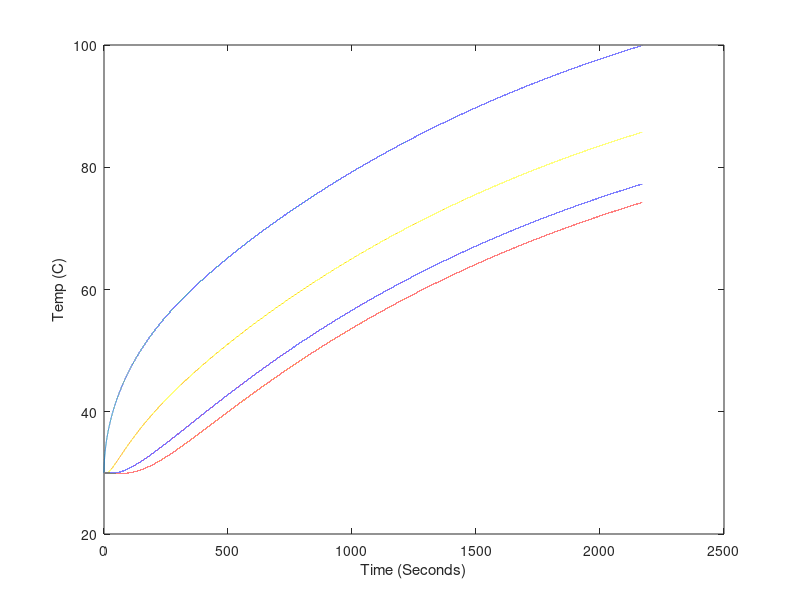

The MATLAB source for this figure: (Note: this script raises an error after producing the figure.)
%Constants for fit
kc = 6.1; %Convection coefficient of horizontal Al rod (W/(m^2K))
k = 166; %Constant of conductivity of Al (W/(mK))
e = 0.1; %Emmisivity of sandblasted Al rod
Cp = 857; %Specific heat capacity of Al (J/(K kg))
Pinl = 11.4; %Power into the left side of the rod (W)

%Number of steps
Nx = 130; %Number of steps in length
Nt = 100000; %Number of steps in time
t0 = 0; %Start time (s)
tf = 2170; %End time (s)
x0 = 0; %Start length (m)
xf = 0.3; %End length (m)

%Constants
a = 0.011; %Radius of the rod (m)
SBc = 5.67e-8; %Stefan-Boltzmann constant (W/(m^2K^4))
Tamb = 273+27; %Ambient temperature (K)
rho = 2.7e3; %Density of Al (kg/m^3)

%Calculated numbers
dx = (xf - x0)/(Nx);
dt = (tf - t0)/(Nt);
dT_convec = @(Tx) (kc*2*(Tx-Tamb)*dt)/(Cp*rho*a); %Temperature change due to convection (K)
dT_rad = @(Tx) (e*SBc*2*(Tx.^4-Tamb^4)*dt)/(Cp*rho*a); %Temperature change due to radiation (K)
dT_convec_end = @(Tx) (kc*(Tx-Tamb)*dt)/(Cp*rho*dx);
dT_rad_end = @(Tx) (e*SBc*(Tx.^4-Tamb^4)*dt)/(Cp*rho*dx);
dT = @(P) (P * dt)/(Cp * pi*a^2*dx*rho); %Temperature change in chunk (K)

%==============
%= Simulation =
%==============

%Storage
T = zeros(Nx, Nt); %Array o temp over time, indices are (x,t)

%initial
T(:,1) = ones(Nx,1)*(273+30); %Set all temperatures to Tamb

for time = 1:Nt-1
    %power in to and conduction out of first slice
    T(1,time+1)=T(1,time)+dT(Pinl)+((k/(Cp*rho))*(T(2,time)-T(1,time))./dx^2)*dt;
    
    %temperature changes due to conduction along rod
    T(2:Nx-1,time+1)=T(2:Nx-1,time)+(k/(Cp*rho))*((T(3:Nx,time)-2*T(2:Nx-1,time)+T(1:Nx-2,time))./dx^2)*dt;
    T(Nx,time+1) = T(Nx,time)-((k/(Cp*rho))*(T(Nx,time)-T(Nx-1,time))./dx^2)*dt;
    
    %temperature changes due to loss in convection and radiation
    T(1:Nx,time+1)=T(1:Nx,time+1) - dT_convec(T(1:Nx,time+1)) - dT_rad(T(1:Nx,time+1));
    
    %convection and radiation at cold and hot end of rod
    T(Nx,time+1)=T(Nx,time+1) - dT_convec_end(T(Nx,time+1)) - dT_rad_end(T(Nx,time+1));
end


% Point trim for data (to allow for time it takes to heat power resistor)
notTrimmed = false; 
if notTrimmed
    l = length(T1);
    numTrim = 4;
    T1 = T1(numTrim:l);
    T2 = T2(numTrim:l);
    T3 = T3(numTrim:l);
    T4 = T4(numTrim:l);
    T5 = T5(numTrim:l);
    timeDATA = timeDATA(1:length(T1));
end

timeSim = linspace(0,tf,Nt);

% Plot of all points of rod simulation
% for position = 1:Nx
%     plot(timeSim,(T(position,:)-273));
%     hold on;
% end

plot(timeSim,(T(1,:)-273));
hold on;
plot(timeSim,(T(Nx,:)-273));
plot(timeSim,(T(floor(Nx/3),:)-273));
plot(timeSim,(T(floor(Nx*2/3),:)-273));

xlabel('Time (Seconds)');
ylabel('Temp (C)');

plot(timeDATA, T1, 'c', timeDATA, T2, 'y', timeDATA, T3, 'g', timeDATA, T4, 'r', timeDATA, T5, 'm')

% Calculate chai squared values
X1 = zeros(1,length(timeDATA));
X2 = zeros(1,length(timeDATA));
X3 = zeros(1,length(timeDATA));
X4 = zeros(1,length(timeDATA));
T = T-273;
for tindex = 1:length(timeDATA)
   % Getting correct indices
   tcur = timeDATA(tindex);
   tmp = abs(timeSim-tcur);
   [idx idx] = min(tmp); %index of closest value
   TData1 = T1(tindex);
   TSim1 = T(Nx,idx);
   X1(tindex) = (TData1-TSim1)^2;
   
   TData2 = T2(tindex);
   TSim2 = T(floor(Nx*2/3),idx);
   X2(tindex) = (TData2-TSim2)^2;
   
   TData3 = T3(tindex);
   TSim3 = T(floor(Nx/3),idx);
   X3(tindex) = (TData3-TSim3)^2;
   
   TData4 = T4(tindex);
   TSim4 = T(1,idx);
   X4(tindex) = (TData4-TSim4)^2;
end

Xsquare1 = sum(X1)/length(X1)
Xsquare2 = sum(X2)/length(X2)
Xsquare3 = sum(X3)/length(X3)
Xsquare4 = sum(X4)/length(X4)
XsquareTot = (Xsquare1^2 + Xsquare2^2 + Xsquare3^2 + Xsquare4^2)/4

hold off;